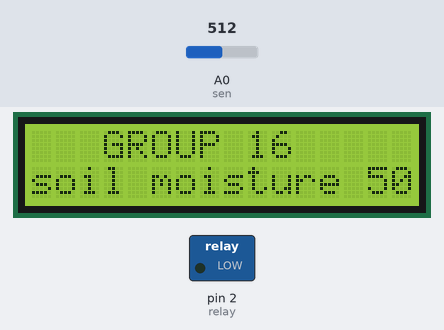
The sketch below on a simulated Arduino Uno, built with avr-gcc and run on an emulated ATmega328P. On the bench: 16×2 character LCD, switched loads named in the sketch (green lamp = pin HIGH). The inputs (shaded band) are chosen by the test bench; at power-on: A0 (sen) = 512. What the sketch prints to the serial monitor is not drawn.

Above: at 1.2 s.
1.3 s: A0 (sen) set to 704
At 3.6 s:
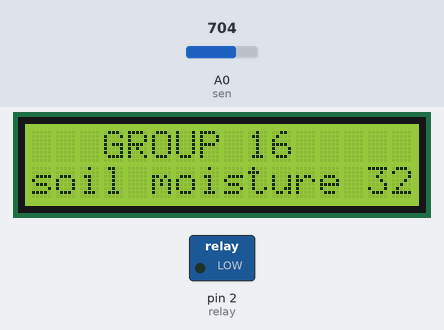
4.1 s: A0 (sen) set to 726
At 5.9 s:
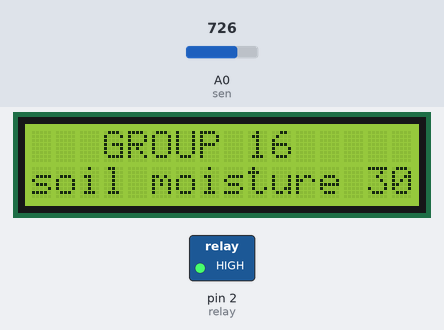
6.2 s: A0 (sen) set to 716
At 7.1 s:
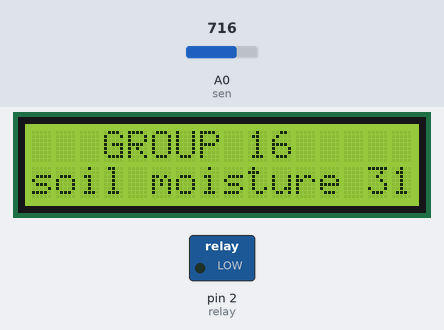
Timing chart, 0 to 9.2 s (numbered marks = the images above; inputs shaded):
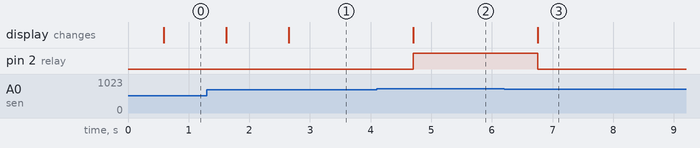

The sketch:

smart_watering.ino
```cpp
#include <Wire.h>
#include <LiquidCrystal_I2C.h>

// Khoi tao LCD voi dia chi I2C 0x27, 16 cot x 2 dong
LiquidCrystal_I2C lcd(0x27, 16, 2);

int relay = 2; // Chan kich Relay dieu khien may bom
int sen = A0;  // Chan tin hieu Analog tu cam bien FC-28

void setup() {
  Serial.begin(9600);

  // Khoi tao LCD
  lcd.init();
  lcd.backlight();

  // Cau hinh che do chan I/O
  pinMode(relay, OUTPUT);
  pinMode(sen, INPUT);

  // Mac dinh tat may bom khi khoi dong
  digitalWrite(relay, LOW);
}

void loop() {
  int sum = 0;

  // Lay mau 10 lan lien tiep de khu nhieu
  for (int i = 1; i <= 10; i++) {
    int n = analogRead(sen);
    Serial.println(n);
    delay(50);

    int m = map(n, 0, 1023, 0, 100);
    m = 100 - m;
    sum += m;
  }

  // Tinh trung binh do am (%)
  sum /= 10;
  Serial.println(sum);

  // Hien thi len LCD 16x2
  lcd.setCursor(3, 0);
  lcd.print("GROUP 16");
  lcd.setCursor(0, 1);
  lcd.print("soil moisture");
  lcd.setCursor(14, 1);
  lcd.print(sum);
  Serial.print(sum);

  // Logic tu dong bat/tat bom
  if (sum <= 30) {
    digitalWrite(relay, HIGH); // Do am <= 30%: Bat bom
  } else {
    digitalWrite(relay, LOW);  // Do am > 30%: Tat bom
  }

  delay(500);
}
```

Measured:
- the behaviour switches between 716 and 717 on A0 (sen) (found by bisection; images 1 and 2)
- after the input at 1.3 s, the display: first changes after 0.32 s (image 1 shows a later state)
- after the input at 4.1 s, pin 2 (relay): LOW → HIGH after 0.60 s; the display: changes after 0.60 s (image 2)
- after the input at 6.2 s, pin 2 (relay): HIGH → LOW after 0.56 s; the display: changes after 0.56 s (image 3)
